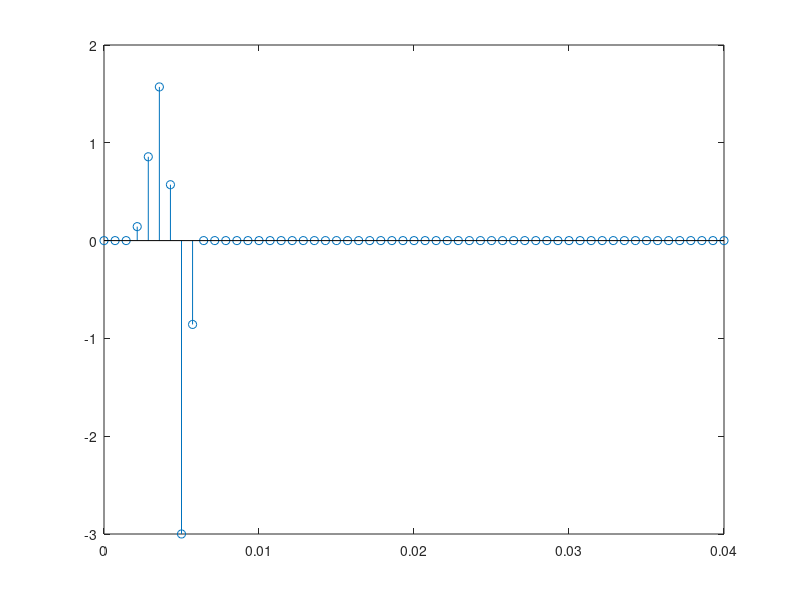

Write MATLAB code to recreate this figure.
% Intro to Communications
% Project Spring 2020

% Stephen Hargreaves
% Kevin Libertowski
% Gretchen Woodling

clc
format compact

g1 = @(t) (1000*t - 2).^2;
g2 = @(t) (-5000*t + 22).^2;
g3 = @(t) (3000*t - 18).^2;

% Energy of g(t)
E_gt = integral(g1, .002, .004) + integral(g2, .004, .005) + integral(g3, .005, .006);

% g(t)^2
gt_sq = @(t) abs((2*tripuls(t - .004, .004) - 4*tripuls(t - .005, .002))).^2;

% Plot of g(t)
% t = 0:.0001:.04;
% gt = 2*tripuls(t - .004, .004) - 4*tripuls(t - .005, .002);
% plot(t, gt)

% Energy from triangular pulse waveform
E_tripuls = integral(gt_sq, 0, .006);

% G(f)^2
Gf_sq = @(f) abs((.004*sinc((.004*f)/2).^2 .* exp(-1i*pi*2*f*.004) - .004*sinc((.002*f)/2).^2 .* exp(-1i*pi*2*f*.005)).^2);

% Setup for while loop
E_ess = 0;
B_step = .1;
B_ess = B_step;

format long

% while E_ess < .99*E_gt
%     B_ess = B_ess + B_step;
%     E_ess = integral(Gf_sq, -B_ess, B_ess)
% end

% calculated from while loop
B_ess_cal = 694.2;

% oversample essential bandwidth
BW = 1400;

t = 0:1/BW:.04;
gt = 2*tripuls(t - .004, .004) - 4*tripuls(t - .005, .002);
stem(t, gt)

% n = 100000;
% Gf_fft = fft(gt, n);
% plot(t, g)
% 
% subplot(2,1,1)
% 
% Gf = .004*sinc((.004*t)/2).^2 .* exp(-1i*pi*2*t*.004) - .004*sinc((.002*t)/2).^2 .* exp(-1i*pi*2*.005*t);
% plot(linspace(0,.00001, n/500), abs(Gf(1:n/500)))
% subplot(2,1,2)
% 
% legend('show')
